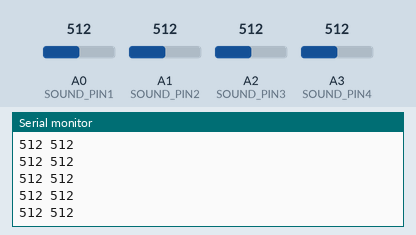
This sketch was run on a simulated Arduino Uno, built with avr-gcc and run on an emulated ATmega328P. Shown: the last lines printed to the serial monitor. Inputs (shaded band) come from the test bench; at power-on: A0 (SOUND_PIN1) = 512, A3 (SOUND_PIN4) = 512, A1 (SOUND_PIN2) = 512, A2 (SOUND_PIN3) = 512.

Above: at 1.2 s.
1.3 s: A0 (SOUND_PIN1) set to 107
At 2.1 s:
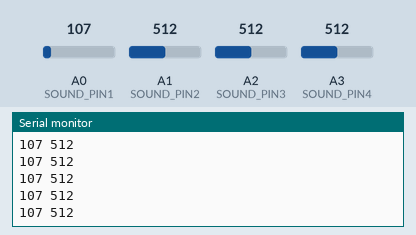
2.8 s: A0 (SOUND_PIN1) set to 94
At 3.3 s:
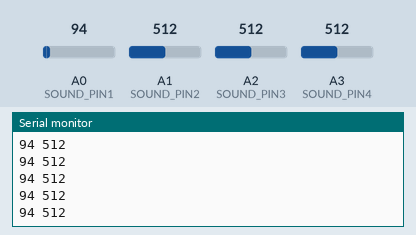
4.3 s: A3 (SOUND_PIN4) set to 105
At 5.1 s:
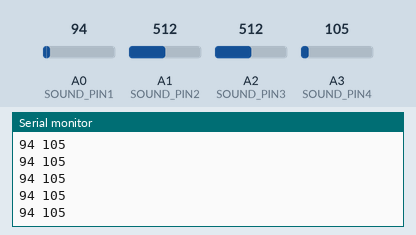
5.8 s: A3 (SOUND_PIN4) set to 94
At 6.8 s:
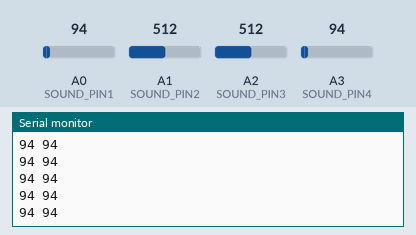
Timing chart, 0 to 8.8 s (numbered marks = the images above; inputs shaded):
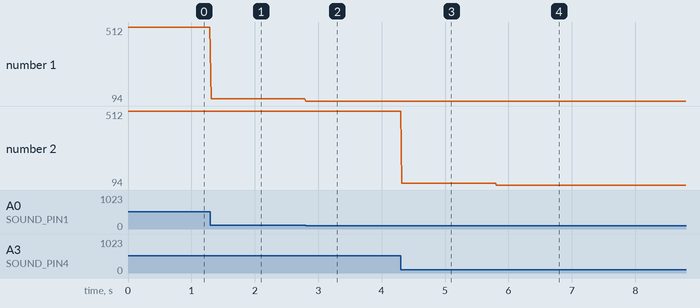

The sketch:

sound.ino
```cpp
#define SOUND_PIN1 A0
#define SOUND_PIN2 A1
#define SOUND_PIN3 A2
#define SOUND_PIN4 A3


void setup()
{
    Serial.begin(9600);

}

int sensorvalue1 = 0;
int sensorvalue2 = 0;
int sensorvalue3 = 0;
int sensorvalue4 = 0;

void loop()
{
    sensorvalue1 = analogRead(SOUND_PIN1);
    sensorvalue2 = analogRead(SOUND_PIN2);
    sensorvalue3 = analogRead(SOUND_PIN3);
    sensorvalue4 = analogRead(SOUND_PIN4);
    Serial.print(sensorvalue1);
    Serial.print(" ");
    //Serial.print(sensorvalue2);
    //Serial.print(" ");
    //Serial.print(sensorvalue3);
    //Serial.print(" ");
    Serial.print(sensorvalue4);
    Serial.println(" ");

    delay(20);
}
```

Measured:
- after the input at 1.3 s, the serial monitor: prints a new line at once (image 1)
- after the input at 2.8 s, the serial monitor: prints a new line at once (image 2)
- after the input at 4.3 s, the serial monitor: prints a new line at once (image 3)
- after the input at 5.8 s, the serial monitor: prints a new line at once (image 4)
- plotted number 1: 512 → 107 after the input at 1.3 s, 107 → 94 after the input at 2.8 s
- plotted number 2: 512 → 105 after the input at 4.3 s
